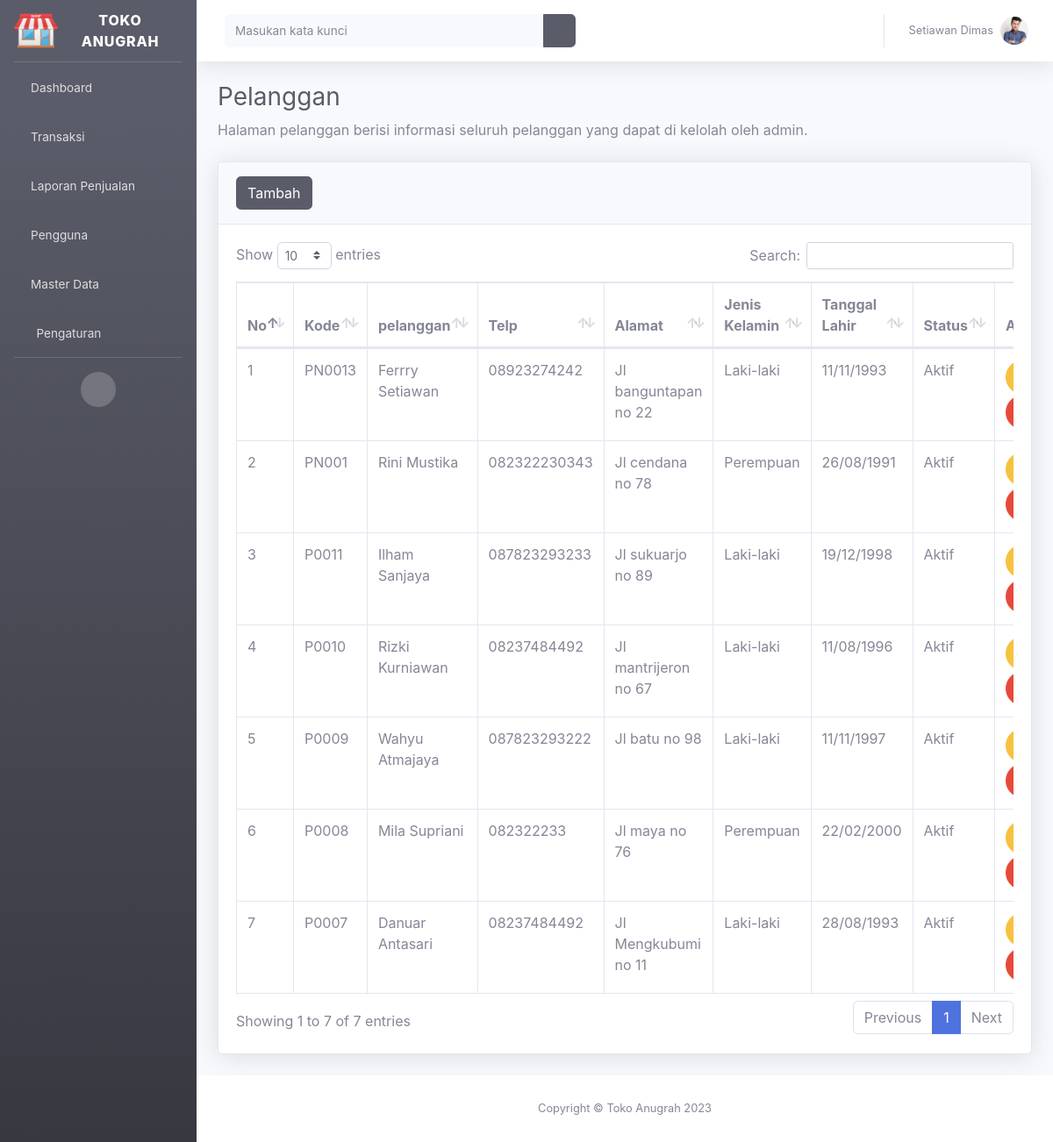
Page /index.php?page=pelanggan (signed in) on the committed database.
### tables this page shows
CREATE TABLE `profil_aplikasi` (
  `id` int(11) NOT NULL,
  `nama_aplikasi` varchar(30) NOT NULL,
  `alamat` varchar(100) NOT NULL,
  `no_telp` char(14) NOT NULL,
  `website` varchar(50) NOT NULL,
  `logo` varchar(100) NOT NULL
);

CREATE TABLE `pengguna` (
  `id_pengguna` int(11) NOT NULL,
  `kode_pengguna` char(9) NOT NULL,
  `nama_pengguna` varchar(50) NOT NULL,
  `email` varchar(35) NOT NULL,
  `no_telp` char(14) NOT NULL,
  `foto` varchar(100) NOT NULL,
  `username` varchar(50) NOT NULL,
  `password` varchar(500) NOT NULL,
  `level` varchar(10) NOT NULL,
  `status` int(11) NOT NULL
);

CREATE TABLE `pelanggan` (
  `id_pelanggan` int(11) NOT NULL,
  `kode_pelanggan` char(9) NOT NULL,
  `nama_pelanggan` varchar(50) NOT NULL,
  `no_telp` char(14) NOT NULL,
  `alamat_pelanggan` varchar(50) NOT NULL,
  `jenis_kelamin` int(11) NOT NULL,
  `tanggal_lahir` date NOT NULL,
  `status` int(11) NOT NULL
);

### page/pelanggan/index.php (the view, shortened to what this page needs)
<div class="container-fluid">
<h1 class="h3 mb-2 text-gray-800">Pelanggan</h1>
<p class="mb-4">Halaman pelanggan berisi informasi seluruh pelanggan yang dapat di kelolah oleh admin.</p>
  <div class="card shadow mb-4">
    <div class="card-header py-3">
      <button class="btn-tambah btn btn-dark btn-icon-split"><span class="text">Tambah</span></button>
    </div>
    <div class="card-body">
      <div class="table-responsive">
        <table class="table table-bordered" id="dataTable" width="100%" cellspacing="0">
          <thead>
            <tr>
              <th>No</th>
              <th>Kode</th>
              <th>pelanggan</th>
              <th>Telp</th>
              <th>Alamat</th>
              <th>Jenis Kelamin</th>
              <th>Tanggal Lahir</th>
              <th>Status</th>
              <th>Aksi</th>
            </tr>
          </thead>
          <tbody>
              <?php
                  include 'config/database.php';
                  $sql="select * from pelanggan order by id_pelanggan desc";
                  $hasil=mysqli_query($kon,$sql);
                  $no=0;
                  while ($data = mysqli_fetch_array($hasil)):
                  $no++;
              ?>
              <tr>
                  <td><?php echo $no; ?></td>
                  <td><?php echo $data['kode_pelanggan']; ?></td>
                  <td><?php echo $data['nama_pelanggan']; ?></td>
                  <td><?php echo $data['no_telp']; ?></td>
                  <td><?php echo $data['alamat_pelanggan']; ?></td>
                  <td><?php echo $data['jenis_kelamin'] == 1 ? 'Laki-laki' : 'Perempuan';?></td>
                  <td><?php echo date('d/m/Y', strtotime($data["tanggal_lahir"])); ?></td>
                  <td><?php echo $data['status'] == 1 ? 'Aktif' : 'Tidak Aktif'; ?></td>
                  <td>
                      <button class="btn-edit btn btn-warning btn-circle" id_pelanggan="<?php echo $data['id_pelanggan']; ?>" kode_pelanggan="<?php echo $data['kode_pelanggan']; ?>" data-toggle="tooltip" title="Edit pelanggan" data-placement="top"><i class="fas fa-edit"></i></button>
                      <button class="btn-hapus btn btn-danger btn-circle"  id_pelanggan="<?php echo $data['id_pelanggan']; ?>" kode_pelanggan="<?php echo $data['kode_pelanggan']; ?>" data-toggle="tooltip" title="Hapus pelanggan" data-placement="top"><i class="fas fa-trash"></i></button>
                  </td>
              </tr>
              <?php endwhile; ?>
          </tbody>
        </table>
      </div>
    </div>
  </div>
</div>

### index.php (shortened to what this page needs)
<?php
  include 'config/database.php';
  $hasil=mysqli_query($kon,"select * from profil_aplikasi order by nama_aplikasi desc limit 1");
  $data = mysqli_fetch_array($hasil);
?>
<!DOCTYPE html>
<html lang="en">
<head>
  <link href="assets/vendor/fontawesome-free/css/all.min.css" rel="stylesheet" type="text/css">
  <link href="assets/font/font.css" rel="stylesheet">
  <link href="assets/css/sb-admin-2.min.css" rel="stylesheet">
  <link href="assets/vendor/datatables/dataTables.bootstrap4.min.css" rel="stylesheet">
  <link rel="stylesheet" href="assets/plugin/datepicker/css/datepicker.css">
</head>
<body>
  <div id="wrapper">
    <ul class="navbar-nav bg-gradient-dark sidebar sidebar-dark accordion" id="accordionSidebar">
      <a class="sidebar-brand d-flex align-items-center justify-content-center" href="#">
        <div class="sidebar-brand-icon">
          <img src="page/aplikasi/logo/<?php echo $data['logo']; ?>" width="50px" alt="brand"/>
        </div>
        <div class="sidebar-brand-text mx-3"><?php echo $data['nama_aplikasi'];?></div>
      </a>
      <hr class="sidebar-divider my-0">
      <li class="nav-item">
        <a class="nav-link" href="index.php?page=dashboard">
        <i class="fas fa-home"></i>
          <span>Dashboard</span></a>
      </li>
      <li class="nav-item">
        <a class="nav-link collapsed" href="#" data-toggle="collapse" data-target="#transaksi" aria-expanded="true" aria-controls="collapseTwo">
        <i class="fas fa-shopping-cart"></i>
          <span>Transaksi</span>
        </a>
      </li>
      <?php if ($_SESSION["level"]=="Admin" || $_SESSION["level"]=="Manajer"): ?>
      <li class="nav-item">
        <a class="nav-link collapsed" href="#" data-toggle="collapse" data-target="#laporan" aria-expanded="true" aria-controls="collapseTwo">
        <i class="fas fa-book"></i>
          <span>Laporan Penjualan</span>
        </a>
      </li>
      <?php endif; ?>
      <?php if ($_SESSION["level"]=="Admin"): ?>
      <li class="nav-item">
        <a class="nav-link collapsed" href="#" data-toggle="collapse" data-target="#pengguna" aria-expanded="true" aria-controls="collapseTwo">
        <i class="fas fa-users"></i>
          <span>Pengguna</span>
        </a>
      </li>
      <li class="nav-item">
        <a class="nav-link collapsed" href="#" data-toggle="collapse" data-target="#master_data" aria-expanded="true" aria-controls="collapseTwo">
        <i class="fas fa-database"></i>
          <span>Master Data</span>
        </a>
      </li>
      <?php endif; ?>
      <?php if ($_SESSION["level"]=="Admin"): ?>
      <li class="nav-item">
        <a class="nav-link collapsed" href="#" data-toggle="collapse" data-target="#pengaturan" aria-expanded="true" aria-controls="collapseTwo">
          <i class="fas fa-fw fa-cog"></i>
          <span>Pengaturan</span>
        </a>
      </li>
      <?php endif; ?>
      <hr class="sidebar-divider d-none d-md-block">
      <div class="text-center d-none d-md-inline">
        <button class="rounded-circle border-0" id="sidebarToggle"></button>
      </div>
    </ul>
    <div id="content-wrapper" class="d-flex flex-column">
      <div id="content">
        <nav class="navbar navbar-expand navbar-light bg-white topbar mb-4 static-top shadow">
          <form action="page/pencarian/index.php" method="get" class="d-none d-sm-inline-block form-inline mr-auto ml-md-3 my-2 my-md-0 mw-100 navbar-search">
            <div class="input-group">
              <input type="text" class="form-control bg-light border-0 small" placeholder="Masukan kata kunci" aria-label="Search" aria-describedby="basic-addon2">
              <div class="input-group-append">
                <button class="btn btn-dark" type="submit">
                  <i class="fas fa-search fa-sm"></i>
                </button>
              </div>
            </div>
          </form>
          <ul class="navbar-nav ml-auto">
            <?php
              include 'config/database.php';
              $id_pengguna=$_SESSION["id_pengguna"];
              $hasil=mysqli_query($kon,"select nama_pengguna,foto from pengguna where id_pengguna=$id_pengguna");
              $row = mysqli_fetch_array($hasil);
            ?>
            <li class="nav-item dropdown no-arrow">
              <a class="nav-link dropdown-toggle" href="#" id="userDropdown" role="button" data-toggle="dropdown" aria-haspopup="true" aria-expanded="false">
                <span class="mr-2 d-none d-lg-inline text-gray-600 small"><?php echo $row["nama_pengguna"]; ?></span>
                <img class="img-profile rounded-circle" src="page/pengguna/foto/<?php echo $row["foto"]; ?>">
              </a>
            </li>
          </ul>
        </nav>
        <?php
          if(isset($_GET['page'])){
            $page = $_GET['page'];
            switch ($page) {
              case 'pelanggan':
                include "page/pelanggan/index.php";
                break;
            }
          }
      ?>
      </div>
      <?php
        include 'config/database.php';
        $hasil=mysqli_query($kon,"select * from profil_aplikasi order by nama_aplikasi desc limit 1");
        $data = mysqli_fetch_array($hasil);
      ?>
      <footer class="sticky-footer bg-white">
        <div class="container my-auto">
          <div class="copyright text-center my-auto">
            <span>Copyright &copy; <?php echo $data['nama_aplikasi'];?> <?php echo date('Y');?> </span>
          </div>
        </div>
      </footer>
    </div>
  </div>
  <link href="assets/plugin/select2/select2.min.css" rel="stylesheet" />
</body>
</html>

### rows in the picture
profil_aplikasi: logo (picture), nama_aplikasi "TOKO ANUGRAH", nama_aplikasi "Toko Anugrah"
pengguna: nama_pengguna "Setiawan Dimas", foto (picture)
pelanggan: kode_pelanggan "PN0013", nama_pelanggan "Ferrry Setiawan", no_telp "08923274242", alamat_pelanggan "Jl banguntapan no 22", jenis_kelamin "Laki-laki", tanggal_lahir "11/11/1993", status "Aktif"
pelanggan: kode_pelanggan "PN001", nama_pelanggan "Rini Mustika", no_telp "082322230343", alamat_pelanggan "Jl cendana no 78", jenis_kelamin "Perempuan", tanggal_lahir "26/08/1991", status "Aktif"
pelanggan: kode_pelanggan "P0011", nama_pelanggan "Ilham Sanjaya", no_telp "087823293233", alamat_pelanggan "Jl sukuarjo no 89", jenis_kelamin "Laki-laki", tanggal_lahir "19/12/1998", status "Aktif"
pelanggan: kode_pelanggan "P0010", nama_pelanggan "Rizki Kurniawan", no_telp "08237484492", alamat_pelanggan "Jl mantrijeron no 67", jenis_kelamin "Laki-laki", tanggal_lahir "11/08/1996", status "Aktif"
pelanggan: kode_pelanggan "P0009", nama_pelanggan "Wahyu Atmajaya", no_telp "087823293222", alamat_pelanggan "Jl batu no 98", jenis_kelamin "Laki-laki", tanggal_lahir "11/11/1997", status "Aktif"
pelanggan: kode_pelanggan "P0008", nama_pelanggan "Mila Supriani", no_telp "082322233", alamat_pelanggan "Jl maya no 76", jenis_kelamin "Perempuan", tanggal_lahir "22/02/2000", status "Aktif"
pelanggan: kode_pelanggan "P0007", nama_pelanggan "Danuar Antasari", no_telp "08237484492", alamat_pelanggan "Jl Mengkubumi no 11", jenis_kelamin "Laki-laki", tanggal_lahir "28/08/1993", status "Aktif"
